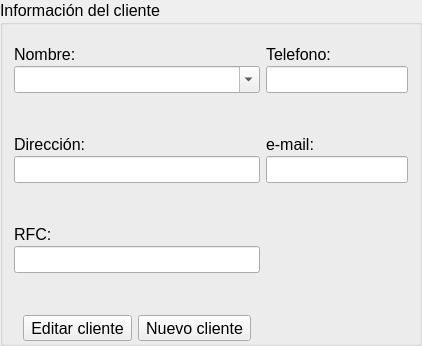
                      <widget class="QGroupBox" name="groupBox">
                       <property name="minimumSize">
                        <size>
                         <width>0</width>
                         <height>0</height>
                        </size>
                       </property>
                       <property name="font">
                        <font>
                         <pointsize>12</pointsize>
                        </font>
                       </property>
                       <property name="title">
                        <string>Información del cliente</string>
                       </property>
                       <layout class="QGridLayout" name="gridLayout">
                        <property name="topMargin">
                         <number>0</number>
                        </property>
                        <property name="bottomMargin">
                         <number>2</number>
                        </property>
                        <property name="verticalSpacing">
                         <number>2</number>
                        </property>
                        <item row="2" column="0">
                         <widget class="QComboBox" name="rnombre">
                          <property name="maximumSize">
                           <size>
                            <width>250</width>
                            <height>16777215</height>
                           </size>
                          </property>
                          <property name="editable">
                           <bool>true</bool>
                          </property>
                          <property name="placeholderText">
                           <string>--Seleccione un cliente--</string>
                          </property>
                          <property name="frame">
                           <bool>true</bool>
                          </property>
                         </widget>
                        </item>
                        <item row="0" column="0">
                         <widget class="QLabel" name="label_47">
                          <property name="minimumSize">
                           <size>
                            <width>10</width>
                            <height>10</height>
                           </size>
                          </property>
                          <property name="maximumSize">
                           <size>
                            <width>50</width>
                            <height>50</height>
                           </size>
                          </property>
                          <property name="text">
                           <string/>
                          </property>
                          <property name="pixmap">
                           <pixmap>../../../.designer/backup/iconos/clienteint.ico</pixmap>
                          </property>
                          <property name="scaledContents">
                           <bool>true</bool>
                          </property>
                         </widget>
                        </item>
                        <item row="9" column="0">
                         <widget class="QLabel" name="label_46">
                          <property name="font">
                           <font>
                            <pointsize>12</pointsize>
                           </font>
                          </property>
                          <property name="text">
                           <string>RFC:</string>
                          </property>
                         </widget>
                        </item>
                        <item row="5" column="0">
                         <spacer name="verticalSpacer_4">
                          <property name="orientation">
                           <enum>Qt::Orientation::Vertical</enum>
                          </property>
                          <property name="sizeHint" stdset="0">
                           <size>
                            <width>20</width>
                            <height>40</height>
                           </size>
                          </property>
                         </spacer>
                        </item>
                        <item row="7" column="1">
                         <widget class="QLineEdit" name="remail">
                          <property name="maximumSize">
                           <size>
                            <width>250</width>
                            <height>16777215</height>
                           </size>
                          </property>
                          <property name="font">
                           <font>
                            <pointsize>12</pointsize>
                           </font>
                          </property>
                          <property name="readOnly">
                           <bool>true</bool>
                          </property>
                         </widget>
                        </item>
                        <item row="10" column="0">
                         <widget class="QLineEdit" name="rrfc">
                          <property name="maximumSize">
                           <size>
                            <width>250</width>
                            <height>16777215</height>
                           </size>
                          </property>
                          <property name="font">
                           <font>
                            <pointsize>12</pointsize>
                           </font>
                          </property>
                          <property name="readOnly">
                           <bool>true</bool>
                          </property>
                         </widget>
                        </item>
                        <item row="6" column="1">
                         <widget class="QLabel" name="label_45">
                          <property name="font">
                           <font>
                            <pointsize>12</pointsize>
                           </font>
                          </property>
                          <property name="text">
                           <string>e-mail:</string>
                          </property>
                         </widget>
                        </item>
                        <item row="2" column="1">
                         <widget class="QLineEdit" name="rtelefono">
                          <property name="maximumSize">
                           <size>
                            <width>250</width>
                            <height>16777215</height>
                           </size>
                          </property>
                          <property name="font">
                           <font>
                            <pointsize>12</pointsize>
                           </font>
                          </property>
                          <property name="readOnly">
                           <bool>true</bool>
                          </property>
                         </widget>
                        </item>
                        <item row="6" column="0">
                         <widget class="QLabel" name="label_44">
                          <property name="font">
                           <font>
                            <pointsize>12</pointsize>
                           </font>
                          </property>
                          <property name="text">
                           <string>Dirección:</string>
                          </property>
                         </widget>
                        </item>
                        <item row="1" column="1">
                         <widget class="QLabel" name="label_43">
                          <property name="font">
                           <font>
                            <pointsize>12</pointsize>
                           </font>
                          </property>
                          <property name="text">
                           <string>Telefono:</string>
                          </property>
                         </widget>
                        </item>
                        <item row="7" column="0">
                         <widget class="QLineEdit" name="rdireccion">
                          <property name="maximumSize">
                           <size>
                            <width>250</width>
                            <height>16777215</height>
                           </size>
                          </property>
                          <property name="font">
                           <font>
                            <pointsize>12</pointsize>
                           </font>
                          </property>
                          <property name="readOnly">
                           <bool>true</bool>
                          </property>
                         </widget>
                        </item>
                        <item row="1" column="0">
                         <widget class="QLabel" name="label_42">
                          <property name="font">
                           <font>
                            <pointsize>12</pointsize>
                           </font>
                          </property>
                          <property name="text">
                           <string>Nombre:</string>
                          </property>
                         </widget>
                        </item>
                        <item row="15" column="0">
                         <widget class="QWidget" name="widget_31" native="true">
                          <layout class="QHBoxLayout" name="horizontalLayout_24">
                           <property name="topMargin">
                            <number>0</number>
                           </property>
                           <property name="bottomMargin">
                            <number>0</number>
                           </property>
                           <item>
                            <widget class="QToolButton" name="rbtneditaclient">
                             <property name="minimumSize">
                              <size>
                               <width>0</width>
                               <height>0</height>
                              </size>
                             </property>
                             <property name="text">
                              <string>Editar cliente</string>
                             </property>
                             <property name="icon">
                              <iconset resource="../../recursos/recursos.qrc">
                               <normaloff>:/iconos/iconos/Edit_User.ico</normaloff>:/iconos/iconos/Edit_User.ico</iconset>
                             </property>
                             <property name="iconSize">
                              <size>
                               <width>30</width>
                               <height>30</height>
                              </size>
                             </property>
                             <property name="toolButtonStyle">
                              <enum>Qt::ToolButtonStyle::ToolButtonTextUnderIcon</enum>
                             </property>
                            </widget>
                           </item>
                           <item>
                            <widget class="QToolButton" name="btnnuevocliente">
                             <property name="minimumSize">
                              <size>
                               <width>0</width>
                               <height>0</height>
                              </size>
                             </property>
                             <property name="text">
                              <string>Nuevo cliente</string>
                             </property>
                             <property name="icon">
                              <iconset resource="../../recursos/recursos.qrc">
                               <normaloff>:/iconos/iconos/Add_User.ico</normaloff>:/iconos/iconos/Add_User.ico</iconset>
                             </property>
                             <property name="iconSize">
                              <size>
                               <width>30</width>
                               <height>30</height>
                              </size>
                             </property>
                             <property name="toolButtonStyle">
                              <enum>Qt::ToolButtonStyle::ToolButtonTextUnderIcon</enum>
                             </property>
                            </widget>
                           </item>
                          </layout>
                         </widget>
                        </item>
                        <item row="12" column="0">
                         <spacer name="verticalSpacer_6">
                          <property name="orientation">
                           <enum>Qt::Orientation::Vertical</enum>
                          </property>
                          <property name="sizeHint" stdset="0">
                           <size>
                            <width>20</width>
                            <height>40</height>
                           </size>
                          </property>
                         </spacer>
                        </item>
                        <item row="8" column="0">
                         <spacer name="verticalSpacer_5">
                          <property name="orientation">
                           <enum>Qt::Orientation::Vertical</enum>
                          </property>
                          <property name="sizeHint" stdset="0">
                           <size>
                            <width>20</width>
                            <height>40</height>
                           </size>
                          </property>
                         </spacer>
                        </item>
                       </layout>
                      </widget>
